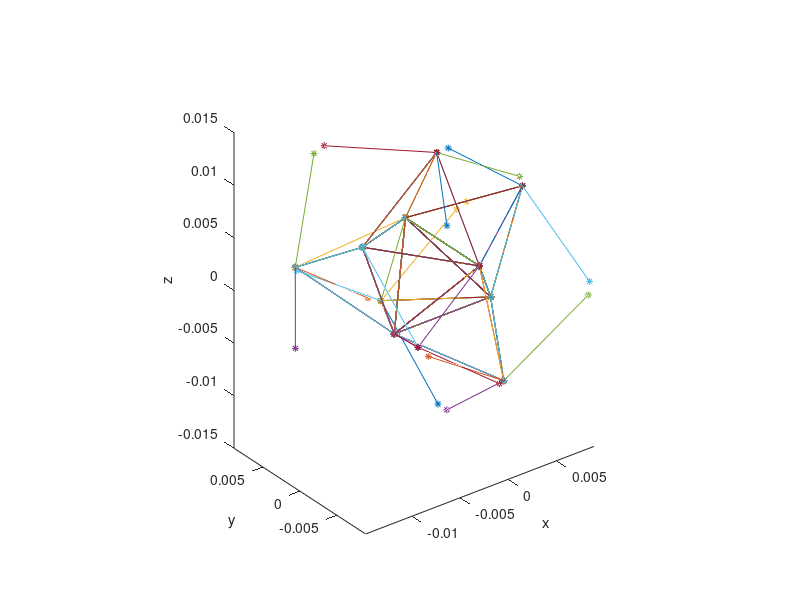

Recreate this plot in MATLAB.
clc
clear all
close all

%X = [1 0 1; 0 0 0; 0 0 0];
%Y = [0 0 0; 1 0 1; 0 0 0];
%Z = [0 1 0; 0 0 0; 1 0 1];
data = load('Output.txt');
s = size(data);
col = s(2);
figure(1);
for i = 1: length(data)
    x = data(i, 1:3:s(2));
    y = data(i, 2:3:s(2));
    z = data(i, 3:3:s(2));
    plot3(x,y,z,'*-','MarkerSize',5)
%    scatter3(x,y,z) %,'*-','MarkerSize',5)

    hold on
end
%mesh(X*0.5, Y*0.5, Z*0.5)



axis image
%axis([-1  2    -1  2    -1  2])

xlabel('x');
ylabel('y');
zlabel('z');
